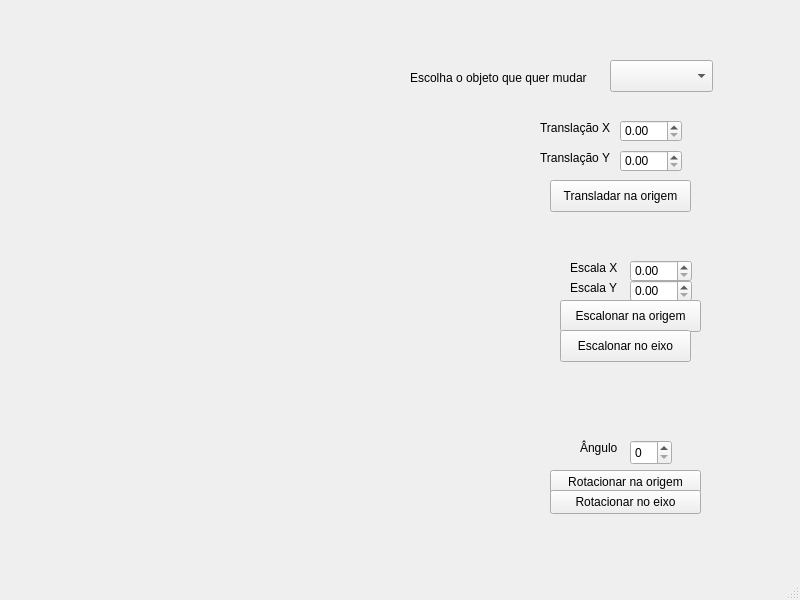
<?xml version="1.0" encoding="UTF-8"?>
<ui version="4.0">
 <class>MainWindow</class>
 <widget class="QMainWindow" name="MainWindow">
  <property name="geometry">
   <rect>
    <x>0</x>
    <y>0</y>
    <width>800</width>
    <height>600</height>
   </rect>
  </property>
  <property name="windowTitle">
   <string>MainWindow</string>
  </property>
  <widget class="QWidget" name="centralwidget">
   <widget class="TelaDeDesenho" name="TelaDesenho" native="true">
    <property name="geometry">
     <rect>
      <x>0</x>
      <y>-20</y>
      <width>800</width>
      <height>650</height>
     </rect>
    </property>
    <widget class="QComboBox" name="objectSelectorComboBox">
     <property name="geometry">
      <rect>
       <x>610</x>
       <y>80</y>
       <width>103</width>
       <height>32</height>
      </rect>
     </property>
    </widget>
    <widget class="QDoubleSpinBox" name="translateXSpinBox">
     <property name="geometry">
      <rect>
       <x>620</x>
       <y>140</y>
       <width>62</width>
       <height>22</height>
      </rect>
     </property>
    </widget>
    <widget class="QDoubleSpinBox" name="translateYSpinBox">
     <property name="geometry">
      <rect>
       <x>620</x>
       <y>170</y>
       <width>62</width>
       <height>22</height>
      </rect>
     </property>
    </widget>
    <widget class="QLabel" name="LabelComboBox">
     <property name="geometry">
      <rect>
       <x>410</x>
       <y>90</y>
       <width>201</width>
       <height>16</height>
      </rect>
     </property>
     <property name="text">
      <string>Escolha o objeto que quer mudar</string>
     </property>
    </widget>
    <widget class="QLabel" name="LabelComboBox_2">
     <property name="geometry">
      <rect>
       <x>540</x>
       <y>140</y>
       <width>81</width>
       <height>16</height>
      </rect>
     </property>
     <property name="text">
      <string>Translação X</string>
     </property>
    </widget>
    <widget class="QLabel" name="LabelComboBox_3">
     <property name="geometry">
      <rect>
       <x>540</x>
       <y>170</y>
       <width>81</width>
       <height>16</height>
      </rect>
     </property>
     <property name="text">
      <string>Translação Y</string>
     </property>
    </widget>
    <widget class="QPushButton" name="translateButton">
     <property name="geometry">
      <rect>
       <x>550</x>
       <y>200</y>
       <width>141</width>
       <height>32</height>
      </rect>
     </property>
     <property name="text">
      <string>Transladar na origem</string>
     </property>
    </widget>
    <widget class="QLabel" name="LabelComboBox_4">
     <property name="geometry">
      <rect>
       <x>570</x>
       <y>280</y>
       <width>51</width>
       <height>16</height>
      </rect>
     </property>
     <property name="text">
      <string>Escala X</string>
     </property>
    </widget>
    <widget class="QLabel" name="LabelComboBox_5">
     <property name="geometry">
      <rect>
       <x>570</x>
       <y>300</y>
       <width>51</width>
       <height>16</height>
      </rect>
     </property>
     <property name="text">
      <string>Escala Y</string>
     </property>
    </widget>
    <widget class="QPushButton" name="escaleButton">
     <property name="geometry">
      <rect>
       <x>560</x>
       <y>320</y>
       <width>141</width>
       <height>32</height>
      </rect>
     </property>
     <property name="text">
      <string>Escalonar na origem</string>
     </property>
    </widget>
    <widget class="QDoubleSpinBox" name="escaleXSpinBox">
     <property name="geometry">
      <rect>
       <x>630</x>
       <y>280</y>
       <width>62</width>
       <height>22</height>
      </rect>
     </property>
    </widget>
    <widget class="QDoubleSpinBox" name="escaleYSpinBox">
     <property name="geometry">
      <rect>
       <x>630</x>
       <y>300</y>
       <width>62</width>
       <height>22</height>
      </rect>
     </property>
    </widget>
    <widget class="QSpinBox" name="rotationAngleSpinBox">
     <property name="geometry">
      <rect>
       <x>630</x>
       <y>460</y>
       <width>42</width>
       <height>25</height>
      </rect>
     </property>
    </widget>
    <widget class="QLabel" name="LabelComboBox_6">
     <property name="geometry">
      <rect>
       <x>580</x>
       <y>460</y>
       <width>51</width>
       <height>16</height>
      </rect>
     </property>
     <property name="text">
      <string>Ângulo</string>
     </property>
    </widget>
    <widget class="QPushButton" name="rotationButton">
     <property name="geometry">
      <rect>
       <x>550</x>
       <y>490</y>
       <width>151</width>
       <height>24</height>
      </rect>
     </property>
     <property name="text">
      <string>Rotacionar na origem</string>
     </property>
    </widget>
    <widget class="QPushButton" name="rotationEixoButton">
     <property name="geometry">
      <rect>
       <x>550</x>
       <y>510</y>
       <width>151</width>
       <height>24</height>
      </rect>
     </property>
     <property name="text">
      <string>Rotacionar no eixo</string>
     </property>
    </widget>
    <widget class="QPushButton" name="escaleEixoButton">
     <property name="geometry">
      <rect>
       <x>560</x>
       <y>350</y>
       <width>131</width>
       <height>32</height>
      </rect>
     </property>
     <property name="text">
      <string>Escalonar no eixo</string>
     </property>
    </widget>
   </widget>
  </widget>
  <widget class="QMenuBar" name="menubar">
   <property name="geometry">
    <rect>
     <x>0</x>
     <y>0</y>
     <width>800</width>
     <height>24</height>
    </rect>
   </property>
  </widget>
  <widget class="QStatusBar" name="statusbar"/>
 </widget>
 <customwidgets>
  <customwidget>
   <class>TelaDeDesenho</class>
   <extends>QWidget</extends>
   <header>teladedesenho.h</header>
   <container>1</container>
  </customwidget>
 </customwidgets>
 <resources/>
 <connections/>
</ui>
